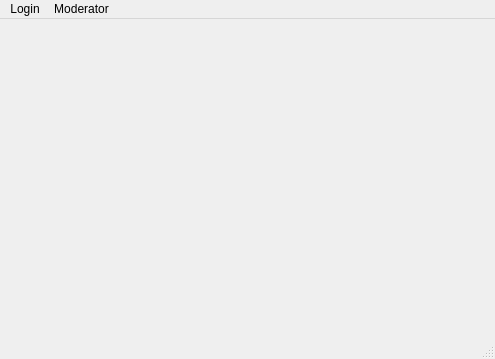
<?xml version="1.0" encoding="UTF-8"?>
<ui version="4.0">
 <class>MainWindow</class>
 <widget class="QMainWindow" name="MainWindow">
  <property name="geometry">
   <rect>
    <x>0</x>
    <y>0</y>
    <width>495</width>
    <height>359</height>
   </rect>
  </property>
  <property name="windowTitle">
   <string>Python Client</string>
  </property>
  <widget class="QWidget" name="centralwidget"/>
  <widget class="QMenuBar" name="menubar">
   <property name="geometry">
    <rect>
     <x>0</x>
     <y>0</y>
     <width>495</width>
     <height>30</height>
    </rect>
   </property>
   <widget class="QMenu" name="menuLogin">
    <property name="title">
     <string>Login</string>
    </property>
   </widget>
   <widget class="QMenu" name="menuModerator">
    <property name="title">
     <string>Moderator</string>
    </property>
   </widget>
   <addaction name="menuLogin"/>
   <addaction name="menuModerator"/>
  </widget>
  <widget class="QStatusBar" name="statusbar"/>
 </widget>
 <resources/>
 <connections/>
</ui>
